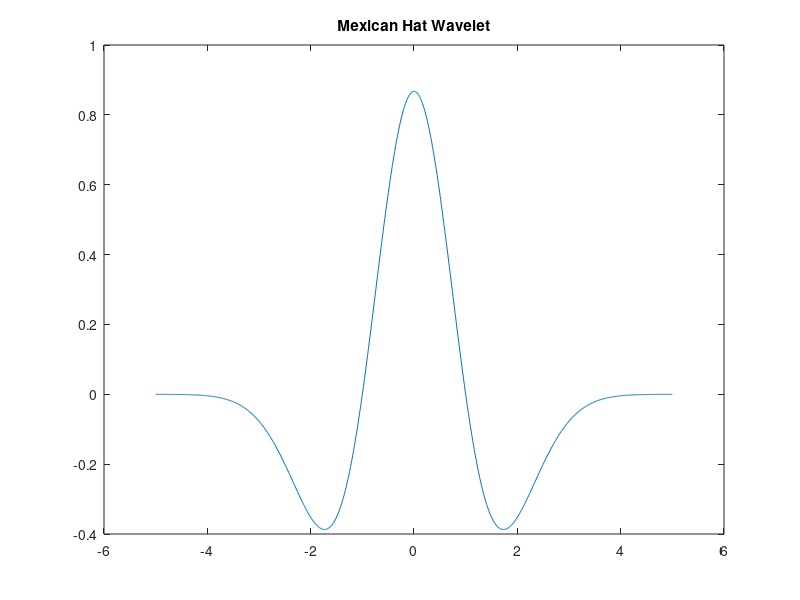

Write the MATLAB code that produced this figure.
#Trabalho de processamento

x = [-20:0.1:20];

lb = -5;
ub = 5;
N = 1000;
[psi,xval] = mexihat(lb,ub,N);
plot(xval,psi)
title('Mexican Hat Wavelet')

